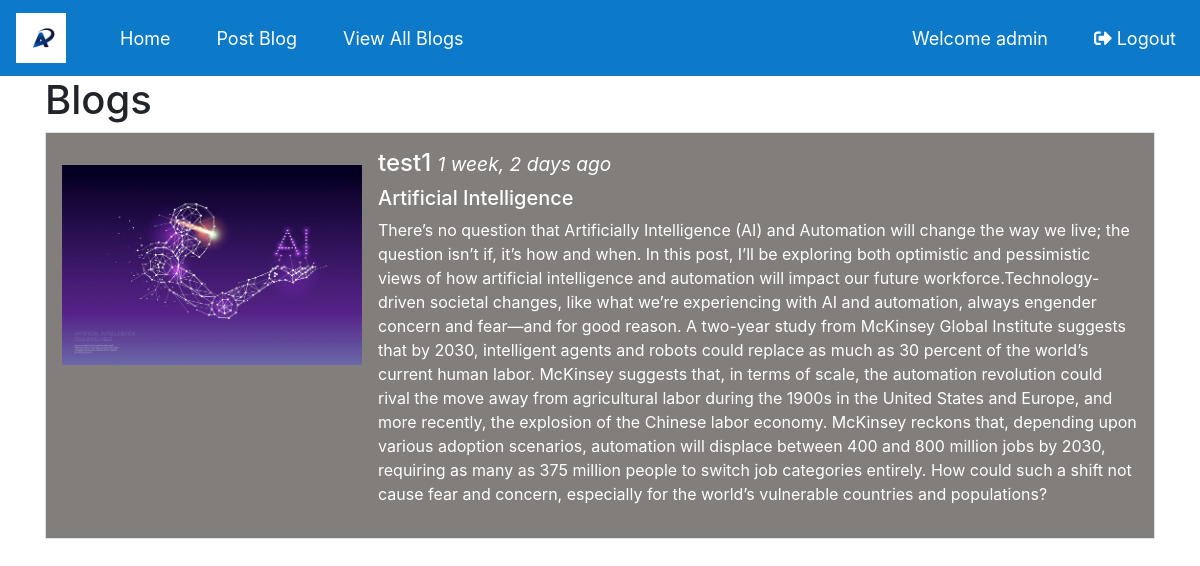
The page /detailblog/4 (signed in) on the database its author committed.
### blogapp/models.py (models this page shows)
class PostBlog(models.Model):
    title = models.CharField(max_length=50)
    description = models.CharField(max_length=2000)
    file = models.FileField(upload_to= 'images/')
    author = models.CharField(max_length=50)
    posted_date= models.DateTimeField(auto_now_add= True)

### blogapp/views.py (the view)
# urls.py: path('detailblog/<pk>',views.DetailBlog.as_view()),
@method_decorator(login_required, name='dispatch')
class DetailBlog(DetailView):
    model = PostBlog
    template_name = 'blogapp/detailblog.html'
    context_object_name = 'blog'

### templates/blogapp/detailblog.html (shortened to what this page needs)
{% extends 'blogapp/base.html' %}
{% block basecontent %}
<div class="container">
    <h1>Blogs</h1>
  <div class="media border p-3">
  <img src="{{blog.file.url}}" alt="image" class="mr-3 mt-3 " style="width:300px;">
  <div class="media-body">
    <h4>{{blog.author}} <small><i>{{blog.posted_date | timesince}} ago</i></small></h4>
    <h5>{{blog.title}}</h5>
    <p>{{blog.description}}</p>
  </div>
</div>
<br>
</div>
{% endblock %}

### templates/blogapp/base.html (shortened to what this page needs)
{% load static %}
<!DOCTYPE html>
<html lang="en" dir="ltr">
  <head>
    <link rel="stylesheet" href="{%static 'css/style.css' %}">
   <link rel="stylesheet" href="https://maxcdn.bootstrapcdn.com/bootstrap/4.4.1/css/bootstrap.min.css">
   <link rel="stylesheet" href="https://use.fontawesome.com/releases/v5.7.0/css/all.css">
  </head>
  <body style="background-image:url('{%static 'images/blog-bg.jfif' %}')">
  <nav class="navbar navbar-expand-md navbar-custom">
  <a class="navbar-brand" href="#"><img src="{%static "images/logo.jpg"%}" alt="My Blog" height="50px" width="50px"></a>
<div class="collapse navbar-collapse" id="collapsibleNavbar">
  <ul class="navbar-nav">
<li class="nav-item">
  <a class="nav-link" href="#">Home</a>
</li>
<li class="nav-item">
  <a class="nav-link" href="/postblog"> Post Blog</a>
</li>
<li class="nav-item">
  <a class="nav-link" href="/viewblog">View All Blogs</a>
</li>
</ul>
    {% if request.user.is_authenticated is True %}
  <ul class="navbar-nav ml-auto">
    <li class="nav-item">
        <a class="nav-link" href="#">  Welcome {{request.user}}</a>
    </li>
      <li class="nav-item">
          <a class="nav-link" href="/accounts/logout"><i class="fas fa-sign-out-alt"></i>  Logout</a>
      </li>
  </ul>
      {% endif %}
</div>
</nav>
{% block basecontent%}
{% endblock %}
  </body>
</html>

### static/css/style.css (style rules this page uses)
.navbar-custom { background-color: #0c7ac9; }
.navbar-nav .nav-link { color: white; }
.navbar-nav > li { margin-left:30px; font-size: 18px; }
.media { background: #827e7c!important; color: white!important; }
a { color: white!important; }

### rows shown on the page
PostBlog: file (picture), author "test1", posted_date "1 week, 2 days", title "Artificial Intelligence", description "There’s no question that Artificially Intelligence (AI) and Automation will change the way we live; the question isn’t if, it’s how and when. In this post, I’ll be exploring both optimistic and pessimistic views of how artificial intelligence and automation will impact our future workforce.Technology-driven societal changes, like what we’re experiencing with AI and automation, always engender concern and fear—and for good reason. A two-year study from McKinsey Global Institute suggests that by 2030, intelligent agents and robots could replace as much as 30 percent of the world’s current human labor. McKinsey suggests that, in terms of scale, the automation revolution could rival the move…"

### other values the page prints
{{ request.user }} "admin"
